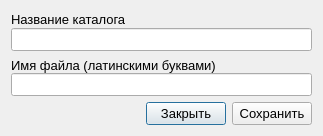
<?xml version="1.0" encoding="UTF-8"?>
<ui version="4.0">
 <class>CatalogEnter</class>
 <widget class="QDialog" name="CatalogEnter">
  <property name="geometry">
   <rect>
    <x>0</x>
    <y>0</y>
    <width>323</width>
    <height>136</height>
   </rect>
  </property>
  <property name="windowTitle">
   <string>Dialog</string>
  </property>
  <layout class="QVBoxLayout" name="verticalLayout_3">
   <item>
    <layout class="QVBoxLayout" name="verticalLayout">
     <property name="spacing">
      <number>0</number>
     </property>
     <item>
      <widget class="QLabel" name="label">
       <property name="font">
        <font>
         <pointsize>10</pointsize>
        </font>
       </property>
       <property name="text">
        <string>Название каталога</string>
       </property>
      </widget>
     </item>
     <item>
      <widget class="QLineEdit" name="edtName">
       <property name="font">
        <font>
         <pointsize>10</pointsize>
        </font>
       </property>
      </widget>
     </item>
    </layout>
   </item>
   <item>
    <layout class="QVBoxLayout" name="verticalLayout_2">
     <property name="spacing">
      <number>0</number>
     </property>
     <item>
      <widget class="QLabel" name="label_2">
       <property name="font">
        <font>
         <pointsize>10</pointsize>
        </font>
       </property>
       <property name="text">
        <string>Имя файла (латинскими буквами)</string>
       </property>
      </widget>
     </item>
     <item>
      <widget class="QLineEdit" name="edtPath">
       <property name="font">
        <font>
         <pointsize>10</pointsize>
        </font>
       </property>
      </widget>
     </item>
    </layout>
   </item>
   <item>
    <layout class="QHBoxLayout" name="horizontalLayout">
     <item>
      <spacer name="horizontalSpacer">
       <property name="orientation">
        <enum>Qt::Horizontal</enum>
       </property>
       <property name="sizeHint" stdset="0">
        <size>
         <width>40</width>
         <height>20</height>
        </size>
       </property>
      </spacer>
     </item>
     <item>
      <widget class="QPushButton" name="btnCancel">
       <property name="font">
        <font>
         <pointsize>10</pointsize>
        </font>
       </property>
       <property name="text">
        <string>Закрыть</string>
       </property>
       <property name="icon">
        <iconset>
         <normalon>:/images/close.png</normalon>
        </iconset>
       </property>
      </widget>
     </item>
     <item>
      <widget class="QPushButton" name="btnSave">
       <property name="font">
        <font>
         <pointsize>10</pointsize>
        </font>
       </property>
       <property name="text">
        <string>Сохранить</string>
       </property>
       <property name="icon">
        <iconset>
         <normalon>:/images/save.jpg</normalon>
        </iconset>
       </property>
      </widget>
     </item>
    </layout>
   </item>
  </layout>
 </widget>
 <resources/>
 <connections/>
</ui>
